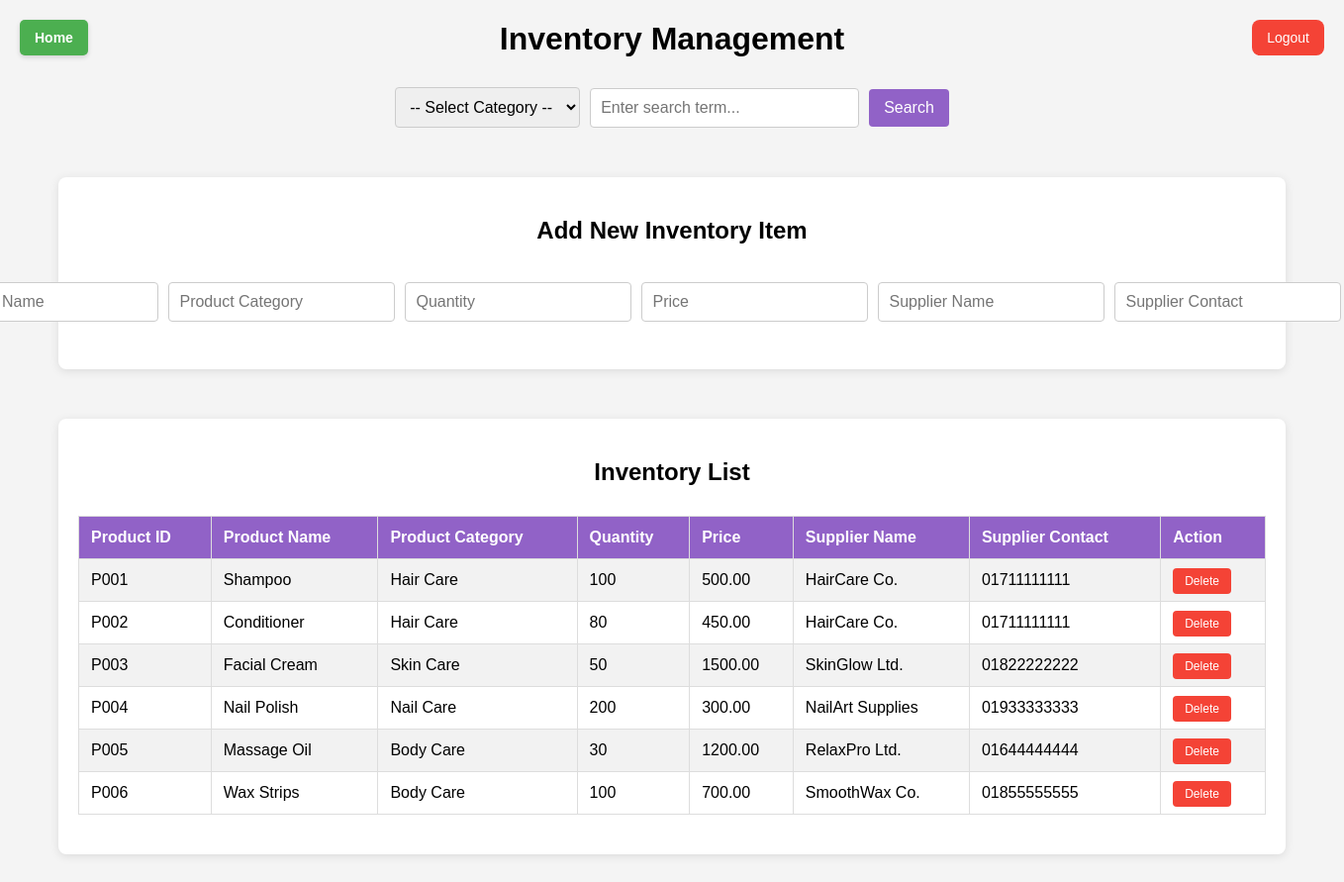
/re_inventory_updation.php, run on the app's committed database.
### tables this page shows
CREATE TABLE inventory (
    product_id VARCHAR(10) PRIMARY KEY,
    product_name VARCHAR(100),
    product_category VARCHAR(50),
    quantity INT,
    price DECIMAL(10,2),
    supplier_name VARCHAR(100),
    supplier_contact VARCHAR(50)
);

### re_inventory_updation.php (the view, shortened to what this page needs)
<?php
$servername = "localhost";
$username = "root";
$password = "";
$dbname = "beauty_parlor";
$conn = new mysqli($servername, $username, $password, $dbname);
if (isset($_POST['search_term']) && isset($_POST['search_category'])) {
    $search = mysqli_real_escape_string($conn, $_POST['search_term']);
    $category = mysqli_real_escape_string($conn, $_POST['search_category']);
    $allowed_categories = ['product_id', 'product_name', 'product_category', 'quantity', 'price', 'supplier_name', 'supplier_contact'];
    if (in_array($category, $allowed_categories)) {
        $query = "SELECT * FROM inventory WHERE $category LIKE '%$search%'";
    } else {
        $query = "SELECT * FROM inventory";
    }
} else {
    $query = "SELECT * FROM inventory";
}
?>
<!DOCTYPE html>
<html lang="en">
<head>
</head>
<body>
    <h1>Inventory Management</h1>
    <form method="POST" action="" class="search-form">
        <select name="search_category" class="search-select">
            <option value="">-- Select Category --</option>
        </select>
        <input type="text" name="search_term" placeholder="Enter search term..." class="search-input">
        <button type="submit" class="search-btn">Search</button>
    </form>
    <a href="logout.php" class="logout">Logout</a>
    <a href="receptionist_dashboard.php" class="home">Home</a>
    <div class="container">
        <h2>Add New Inventory Item</h2>
        <form method="POST" action="" class="insert-form">
            <input type="text" name="product_name" placeholder="Product Name" class="input-field" required>
            <input type="text" name="product_category" placeholder="Product Category" class="input-field" required>
            <input type="number" name="quantity" placeholder="Quantity" class="input-field" required>
            <input type="number" step="0.01" name="price" placeholder="Price" class="input-field" required>
            <input type="text" name="supplier_name" placeholder="Supplier Name" class="input-field" required>
            <input type="text" name="supplier_contact" placeholder="Supplier Contact" class="input-field" required>
        </form>
    </div>
    <div class="container">
        <h2>Inventory List</h2>
        <table border="1" align="center">
            <tr>
                <th>Product ID</th>
                <th>Product Name</th>
                <th>Product Category</th>
                <th>Quantity</th>
                <th>Price</th>
                <th>Supplier Name</th>
                <th>Supplier Contact</th>
                <th>Action</th>
            </tr>
            <?php
            $result = $conn->query($query);
            while ($row = $result->fetch_assoc()):
            ?>
                <tr>
                    <td><?php echo htmlspecialchars($row['product_id']); ?></td>
                    <td><?php echo htmlspecialchars($row['product_name']); ?></td>
                    <td><?php echo htmlspecialchars($row['product_category']); ?></td>
                    <td><?php echo htmlspecialchars($row['quantity']); ?></td>
                    <td><?php echo htmlspecialchars($row['price']); ?></td>
                    <td><?php echo htmlspecialchars($row['supplier_name']); ?></td>
                    <td><?php echo htmlspecialchars($row['supplier_contact']); ?></td>
                    <td>
                        <a href="?delete_id=<?php echo $row['product_id']; ?>" class="delete-btn"
                           onclick="return confirm('Are you sure you want to delete this item?')">Delete</a>
                    </td>
                </tr>
            <?php endwhile; ?>
        </table>
    </div>
</body>
</html>

### re_inventory_updation.php (style rules this page uses)
body { font-family: Arial, sans-serif; background-color: #f4f4f4; margin: 0; padding: 0; }
.container { max-width: 1200px; margin: 50px auto; padding: 20px; background-color: #fff; border-radius: 8px; box-shadow: 0 2px 10px rgba(0, 0, 0, 0.1); }
.search-form, .insert-form { display: flex; justify-content: center; align-items: center; gap: 10px; margin-bottom: 20px; }
.search-input, .input-field { padding: 10px; font-size: 16px; border: 1px solid #ccc; border-radius: 4px; width: 250px; transition: border-color 0.3s, box-shadow 0.3s; }
h1, h2 { text-align: center; margin-bottom: 30px; }
.search-btn, .insert-btn { padding: 10px 15px; background-color: rgb(145, 98, 199); color: white; border: none; border-radius: 4px; font-size: 16px; cursor: pointer; transition: background-color 0.3s; }
.search-select { padding: 10px; font-size: 16px; border: 1px solid #ccc; border-radius: 4px; transition: border-color 0.3s, box-shadow 0.3s; }
table { width: 100%; border-collapse: collapse; margin: 20px 0; font-family: Arial, sans-serif; }
th { background-color: rgb(145, 98, 199); color: white; padding: 12px; text-align: left; border: 1px solid #ddd; }
td { padding: 12px; text-align: left; border: 1px solid #ddd; }
tr:nth-child(even) { background-color: #f2f2f2; }
.delete-btn { background-color: #f44336; color: white; padding: 6px 12px; text-decoration: none; border-radius: 4px; font-size: 12px; }
.logout { position: absolute; top: 20px; right: 20px; padding: 10px 15px; background-color: #f44336; color: white; text-decoration: none; border-radius: 8px; font-size: 14px; transition: background-color 0.3s; }
.home { position: absolute; top: 20px; left: 20px; padding: 10px 15px; background-color: #4CAF50; color: white; text-decoration: none; border-radius: 5px; font-size: 14px; font-weight: bold; transition: background-color 0.3s ease, transform 0.3s ease; box-shadow: 0 2px 5px rgba(0, 0, 0, 0.15); }

### data on the page
inventory: product_id "P001", product_name "Shampoo", product_category "Hair Care", quantity "100", price "500.00", supplier_name "HairCare Co.", supplier_contact "01711111111"
inventory: product_id "P002", product_name "Conditioner", product_category "Hair Care", quantity "80", price "450.00", supplier_name "HairCare Co.", supplier_contact "01711111111"
inventory: product_id "P003", product_name "Facial Cream", product_category "Skin Care", quantity "50", price "1500.00", supplier_name "SkinGlow Ltd.", supplier_contact "01822222222"
inventory: product_id "P004", product_name "Nail Polish", product_category "Nail Care", quantity "200", price "300.00", supplier_name "NailArt Supplies", supplier_contact "01933333333"
inventory: product_id "P005", product_name "Massage Oil", product_category "Body Care", quantity "30", price "1200.00", supplier_name "RelaxPro Ltd.", supplier_contact "01644444444"
inventory: product_id "P006", product_name "Wax Strips", product_category "Body Care", quantity "100", price "700.00", supplier_name "SmoothWax Co.", supplier_contact "01855555555"
